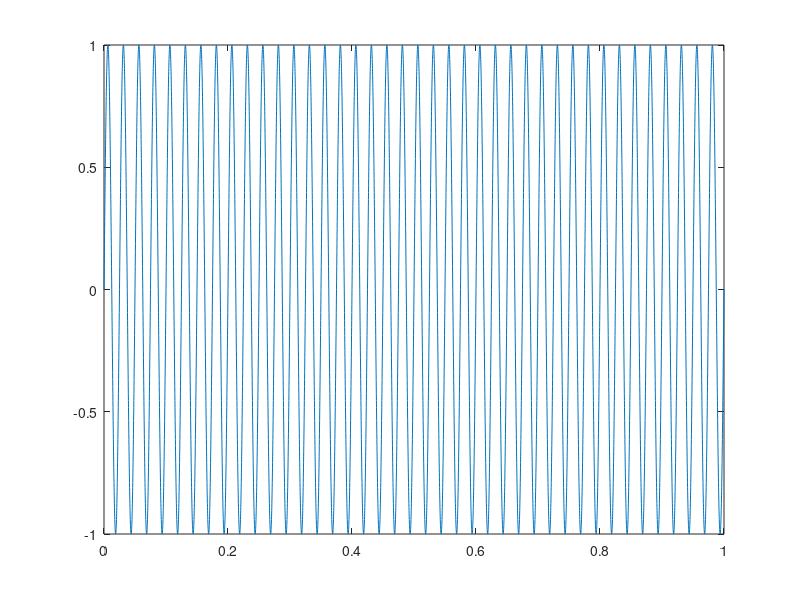

MATLAB code for this plot: (Note: this script raises an error after producing the figure.)
SampleFreq = 8000;
t = 0:1/SampleFreq:1;

% MESSAGE
x = sin(2*pi*40*t);
%x = sin(2*pi*40*t) .* sin(2*pi*80*t) .* sin(2*pi*440*t) .* sin(2*pi*880*t) .* sin(2*pi*4000*t);
%x = square(t*40);
%x = sin(40*t) .* cos(60*t);

% PLOT "BEFORE"
figure(1);
plot(t, x);
figure(2);
PlotFreq(SampleFreq, x);

% MIXER
x = x .* cos(2*pi*3000*t);

% CHANNEL
for i=1:size(x),
   x(i) = x(i) +(-1 + (1+1)*rand(1));
end

% RECEIVER
windowSize = round(SampleFreq/150);
x = x ./ cos(2*pi*3000*t);
x = filter((1/windowSize)*ones(1,windowSize), 1, x);

% PLOT "AFTER"
figure(3);
plot(t, x);
figure(4);
PlotFreq(SampleFreq, x);
